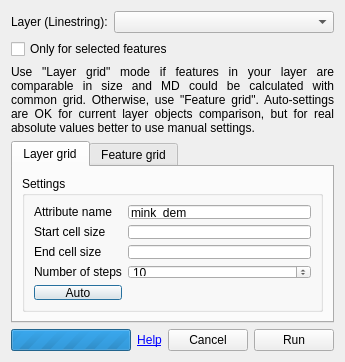
<?xml version="1.0" encoding="UTF-8"?>
<ui version="4.0">
 <class>MinkowskiDimCalculatorDialogBase</class>
 <widget class="QDialog" name="MinkowskiDimCalculatorDialogBase">
  <property name="geometry">
   <rect>
    <x>0</x>
    <y>0</y>
    <width>345</width>
    <height>362</height>
   </rect>
  </property>
  <property name="windowTitle">
   <string>Minkowski Dimension Calculator</string>
  </property>
  <layout class="QGridLayout" name="gridLayout">
   <item row="5" column="0" colspan="2">
    <widget class="QProgressBar" name="progressBar">
     <property name="enabled">
      <bool>true</bool>
     </property>
     <property name="maximum">
      <number>0</number>
     </property>
     <property name="value">
      <number>-1</number>
     </property>
    </widget>
   </item>
   <item row="0" column="0">
    <widget class="QLabel" name="label">
     <property name="text">
      <string>Layer (Linestring):</string>
     </property>
    </widget>
   </item>
   <item row="1" column="0" colspan="4">
    <widget class="QCheckBox" name="onlySelectedFeaturesCheckBox">
     <property name="text">
      <string>Only for selected features</string>
     </property>
    </widget>
   </item>
   <item row="4" column="0" colspan="5">
    <widget class="QTabWidget" name="tabWidget">
     <property name="currentIndex">
      <number>0</number>
     </property>
     <widget class="QWidget" name="layerGridTab">
      <attribute name="title">
       <string>Layer grid</string>
      </attribute>
      <layout class="QGridLayout" name="gridLayout_3">
       <item row="0" column="0">
        <widget class="QGroupBox" name="layerGridGroupBox">
         <property name="title">
          <string>Settings</string>
         </property>
         <layout class="QGridLayout" name="gridLayout_2">
          <item row="1" column="1">
           <widget class="QLineEdit" name="layerGridAttributeNameLineEdit">
            <property name="toolTip">
             <string>Name of field that will be created or recalculated for vector layer</string>
            </property>
            <property name="text">
             <string>mink_dem</string>
            </property>
           </widget>
          </item>
          <item row="4" column="1">
           <widget class="QSpinBox" name="layerGridNumberOfStepsSpinBox">
            <property name="toolTip">
             <string>This is how much grids will be calculated</string>
            </property>
            <property name="maximum">
             <number>999999999</number>
            </property>
            <property name="value">
             <number>10</number>
            </property>
           </widget>
          </item>
          <item row="5" column="0">
           <widget class="QPushButton" name="layerGridAutoButton">
            <property name="text">
             <string>Auto</string>
            </property>
           </widget>
          </item>
          <item row="2" column="1">
           <widget class="QLineEdit" name="layerGridStartSizeLineEdit">
            <property name="toolTip">
             <string>Size of cell at first step. The biggest one. You can choose it based on extent - 4 or 5 cells in a row is good start</string>
            </property>
           </widget>
          </item>
          <item row="3" column="1">
           <widget class="QLineEdit" name="layerGridEndSizeLineEdit">
            <property name="toolTip">
             <string>Size of cell on last step. The smallest one. For maximal accurace it can be near smallest distance between feature's nodes. For reason of optimization can be larger, depending on scale of your research</string>
            </property>
           </widget>
          </item>
          <item row="1" column="0">
           <widget class="QLabel" name="label_2">
            <property name="text">
             <string>Attribute name</string>
            </property>
           </widget>
          </item>
          <item row="4" column="0">
           <widget class="QLabel" name="label_5">
            <property name="text">
             <string>Number of steps</string>
            </property>
           </widget>
          </item>
          <item row="2" column="0">
           <widget class="QLabel" name="label_3">
            <property name="text">
             <string>Start cell size</string>
            </property>
           </widget>
          </item>
          <item row="3" column="0">
           <widget class="QLabel" name="label_4">
            <property name="text">
             <string>End cell size</string>
            </property>
           </widget>
          </item>
         </layout>
        </widget>
       </item>
      </layout>
     </widget>
     <widget class="QWidget" name="featureGridTab">
      <attribute name="title">
       <string>Feature grid</string>
      </attribute>
      <layout class="QGridLayout" name="gridLayout_5">
       <item row="0" column="0">
        <widget class="QGroupBox" name="featureGridGroupBox">
         <property name="title">
          <string>Settings</string>
         </property>
         <layout class="QGridLayout" name="gridLayout_4">
          <item row="0" column="0">
           <widget class="QLabel" name="label_7">
            <property name="text">
             <string>Attribute name</string>
            </property>
           </widget>
          </item>
          <item row="0" column="2" colspan="2">
           <widget class="QLineEdit" name="featureGridAttributeNameLineEdit">
            <property name="toolTip">
             <string>Name of field that will be created or recalculated for vector layer</string>
            </property>
            <property name="text">
             <string>mink_dem</string>
            </property>
           </widget>
          </item>
          <item row="1" column="0">
           <widget class="QLabel" name="label_8">
            <property name="text">
             <string>Start cell size</string>
            </property>
           </widget>
          </item>
          <item row="1" column="3">
           <widget class="QCheckBox" name="featureGridAutoCheckBox">
            <property name="text">
             <string>Auto</string>
            </property>
           </widget>
          </item>
          <item row="2" column="0">
           <widget class="QLabel" name="label_9">
            <property name="text">
             <string>End cell size</string>
            </property>
           </widget>
          </item>
          <item row="3" column="0">
           <widget class="QLabel" name="label_10">
            <property name="text">
             <string>Number of steps</string>
            </property>
           </widget>
          </item>
          <item row="1" column="2">
           <widget class="QgsFieldComboBox" name="featureGridStartSizeComboBox"/>
          </item>
          <item row="2" column="2">
           <widget class="QgsFieldComboBox" name="featureGridEndSizeComboBox"/>
          </item>
          <item row="3" column="2">
           <widget class="QgsFieldComboBox" name="featureGridNumberOfStepsComboBox"/>
          </item>
         </layout>
        </widget>
       </item>
      </layout>
     </widget>
    </widget>
   </item>
   <item row="5" column="3">
    <widget class="QPushButton" name="cancelButton">
     <property name="text">
      <string>Cancel</string>
     </property>
    </widget>
   </item>
   <item row="5" column="4">
    <widget class="QPushButton" name="runButton">
     <property name="text">
      <string>Run</string>
     </property>
    </widget>
   </item>
   <item row="0" column="1" colspan="4">
    <widget class="QgsMapLayerComboBox" name="layerComboBox"/>
   </item>
   <item row="2" column="0" colspan="5">
    <widget class="QLabel" name="label_6">
     <property name="text">
      <string>Use &quot;Layer grid&quot; mode if features in your layer are comparable in size and MD could be calculated with common grid. Otherwise, use &quot;Feature grid&quot;. Auto-settings are OK for current layer objects comparison, but for real absolute values better to use manual settings.</string>
     </property>
     <property name="alignment">
      <set>Qt::AlignJustify|Qt::AlignVCenter</set>
     </property>
     <property name="wordWrap">
      <bool>true</bool>
     </property>
    </widget>
   </item>
   <item row="5" column="2">
    <widget class="QLabel" name="helpLink">
     <property name="text">
      <string>&lt;a href=&quot;http://www.ekazakov.info/projects/mdc_tutorial.html&quot;&gt;Help&lt;/a&gt;</string>
     </property>
     <property name="alignment">
      <set>Qt::AlignCenter</set>
     </property>
     <property name="openExternalLinks">
      <bool>true</bool>
     </property>
    </widget>
   </item>
  </layout>
 </widget>
 <customwidgets>
  <customwidget>
   <class>QgsFieldComboBox</class>
   <extends>QComboBox</extends>
   <header>qgsfieldcombobox.h</header>
  </customwidget>
  <customwidget>
   <class>QgsMapLayerComboBox</class>
   <extends>QComboBox</extends>
   <header>qgsmaplayercombobox.h</header>
  </customwidget>
 </customwidgets>
 <resources/>
 <connections/>
</ui>
